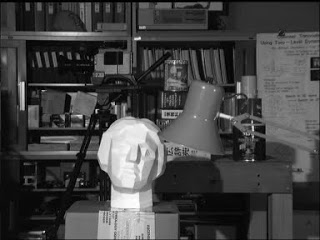
//> input picture src/scene_left.bmp, 320 x 240 px, given in place of the camera
$ ./test   (built with g++ and OpenCV 4)
//> lines starting //> are read from the running program, lines starting //| are printed output that depends on the picture
#include "opencv2/opencv.hpp"
using namespace cv;

int main(int, char**)
{
  VideoCapture cap(0);
		     //"udpsrc port=5003 ! application/x-rtp ! rtpjitterbuffer //latenc=0 ! rtph264depay ! avdec_h264 ! videoconvert ! appsink sync=false"); // open the default camera
    if(!cap.isOpened())  // check if we succeeded
        return -1;

    Mat edges;
    namedWindow("edges",1);
    for(;;)
    {
        Mat frame;
        cap >> frame; // get a new frame from camera
//> frame is the input picture: 240 rows x 320 cols, CV_8UC3; min 0, max 255, mean 67.8
        cvtColor(frame, edges, CV_RGB2GRAY);
        GaussianBlur(edges, edges, Size(7,7), 1.5, 1.5);
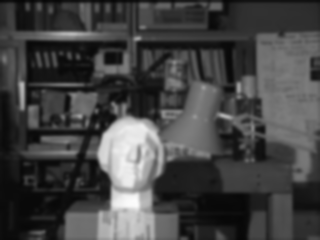
//> edges: 240 rows x 320 cols, CV_8UC1; min 6, max 252, mean 67.9
        Canny(edges, edges, 0, 30, 3);
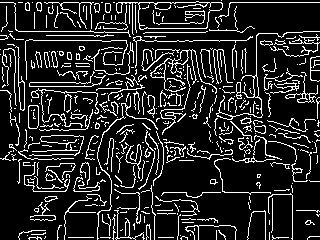
//> edges: 240 rows x 320 cols, CV_8UC1; 15% white in thin lines or dots
        imshow("edges", edges);
        if(waitKey(30) >= 0) break;
//> the Esc key is pressed
    }
    // the camera will be deinitialized automatically in VideoCapture destructor
    return 0;
}
